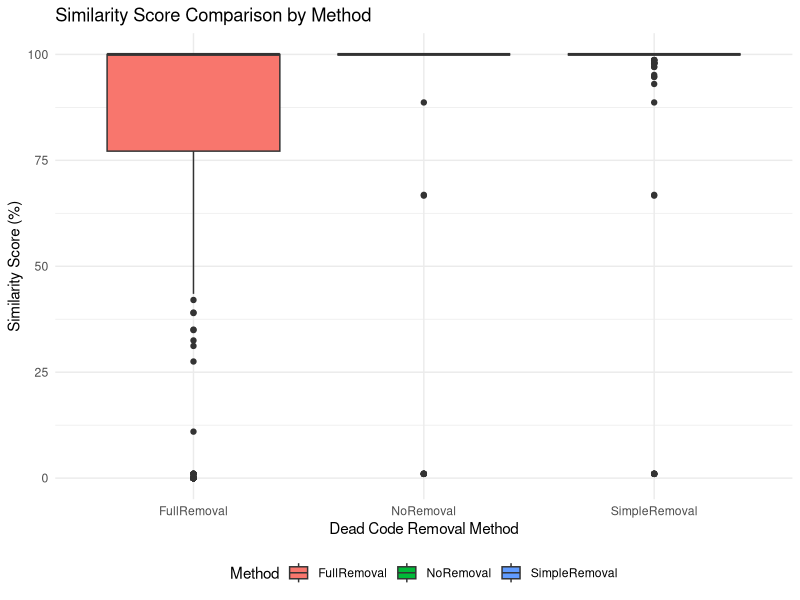
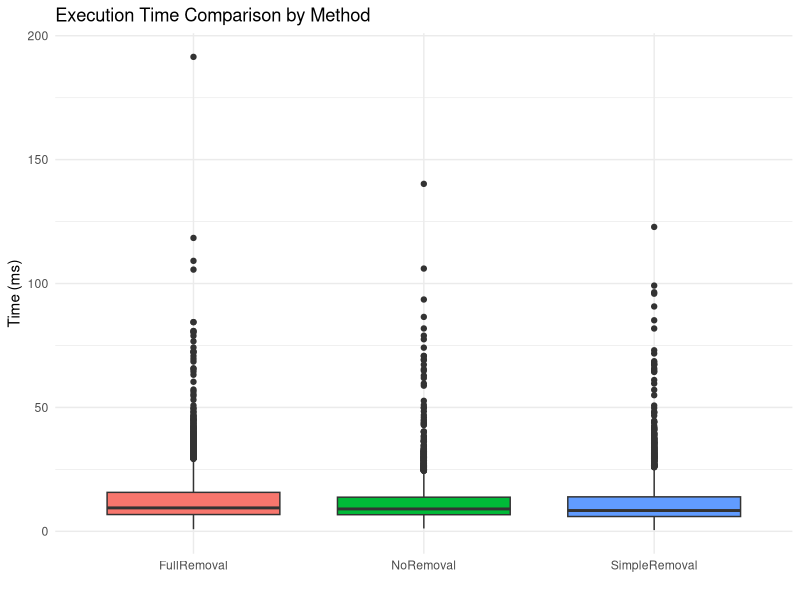
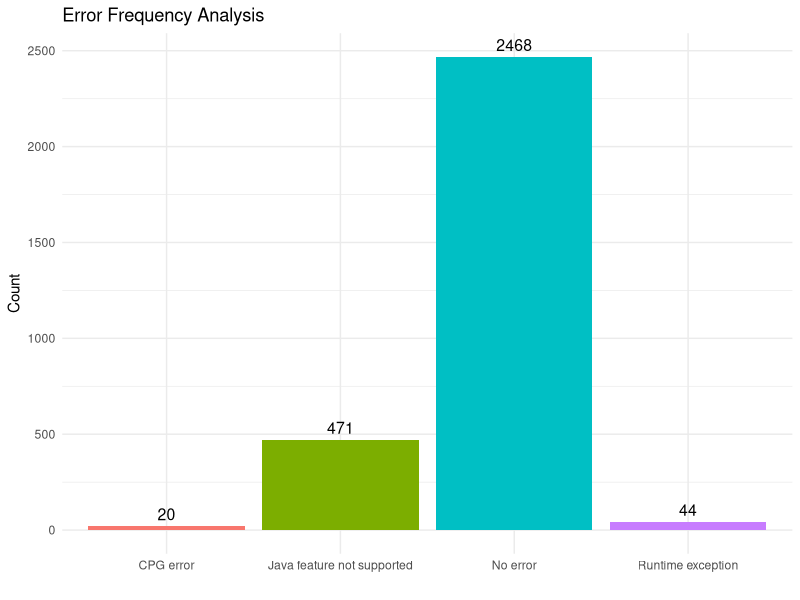
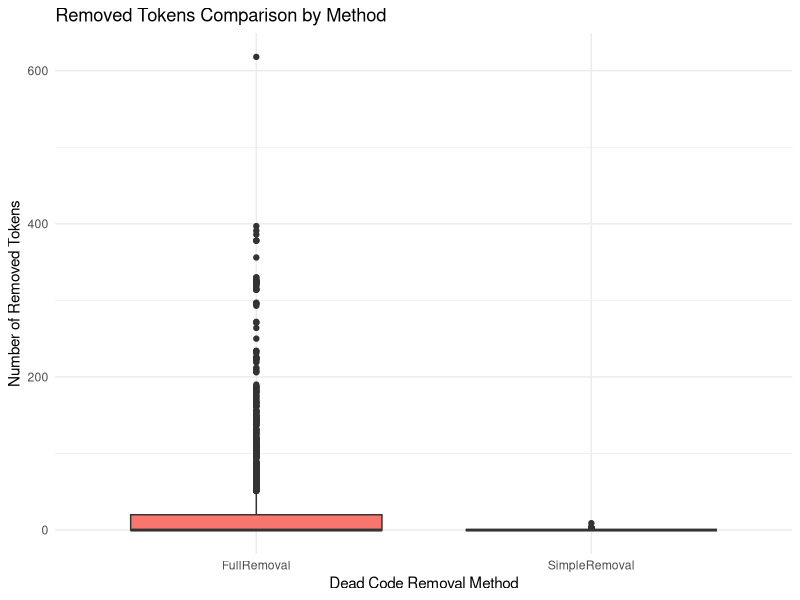
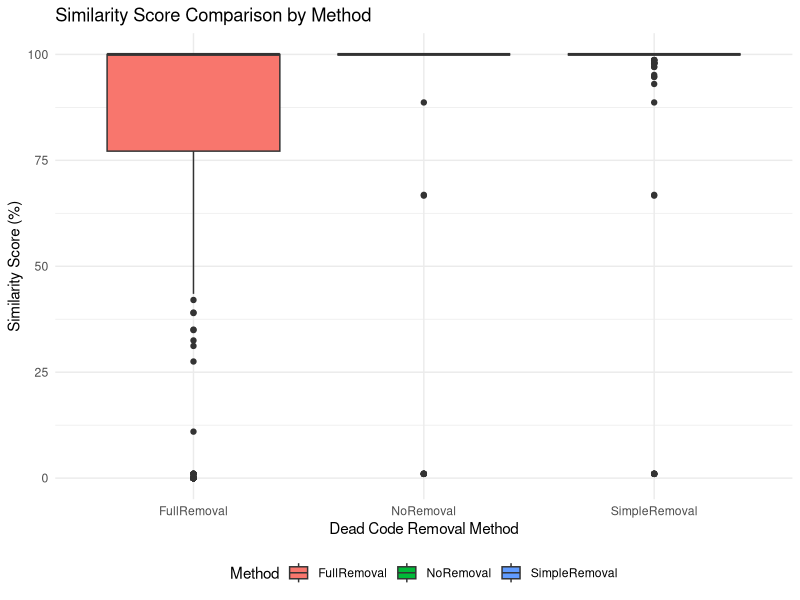
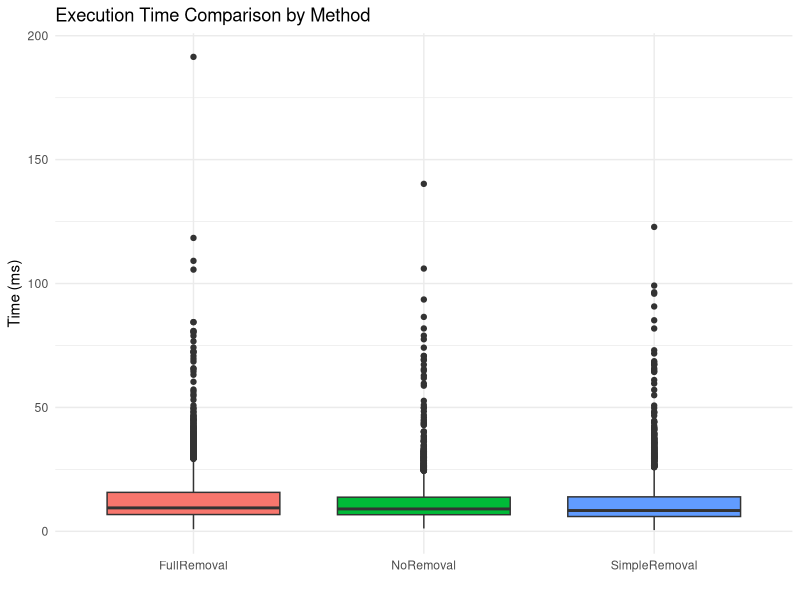
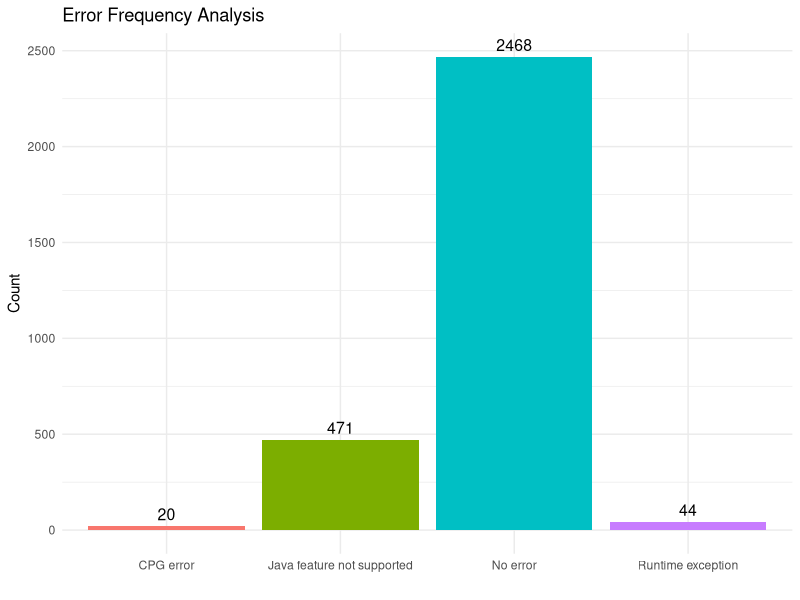
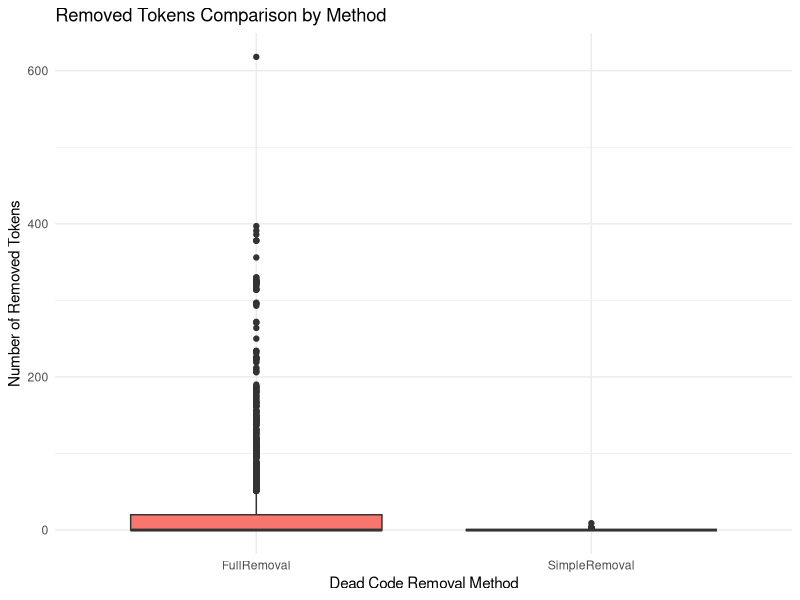

Write R code to recreate these figures, in order.
#@author Anthropic Claude Sonnet 4.5

# Load required libraries
library(ggplot2)
library(tidyr)
library(dplyr)

# Read the CSV file
data <- read.csv("results/Progpedia_deadcode_results_Standard.csv")
data1 <- read.csv("results/Progpedia_deadcode_results_Level1.csv")
data2 <- read.csv("results/Progpedia_deadcode_results_Level2.csv")

data %>% filter(RemovedFullTokens > 20) %>% count()


# 1. Box plots for similarity values (NoRemoval, SimpleRemoval, FullRemoval)
similarity_data <- data %>%
  select(FileName, NoRemoval, SimpleRemoval, FullRemoval) %>%
  pivot_longer(cols = c(NoRemoval, SimpleRemoval, FullRemoval),
               names_to = "Method",
               values_to = "Similarity")
# Create box plot for similarity
p1 <- ggplot(similarity_data, aes(x = Method, y = Similarity, fill = Method)) +
  geom_boxplot() +
  labs(title = "Similarity Score Comparison by Method",
       x = "Dead Code Removal Method",
       y = "Similarity Score (%)") +
  theme_minimal() +
  theme(legend.position = "bottom")



# 2. Box plots for execution times
time_data <- data %>%
  select(FileName, TimeNoRemoval.ms., TimeSimpleRemoval.ms., TimeFullRemoval.ms.) %>%
  pivot_longer(cols = starts_with("Time"),
               names_to = "Method",
               values_to = "Time") %>%
  mutate(Method = gsub("Time|.ms.", "", Method))

p2 <- ggplot(time_data, aes(x = Method, y = Time, fill = Method)) +
  geom_boxplot() +
  labs(title = "Execution Time Comparison by Method",
       x = "",
       y = "Time (ms)") +
  theme_minimal() +
  theme(legend.position = "none")




# 4. Bar plot for error frequencies
# Convert string "true"/"false" to logical TRUE/FALSE
data <- data %>%
  mutate(
    JavaLanguageFeatureNotSupported = as.logical(JavaLanguageFeatureNotSupported),
    CpgErrorException = as.logical(CpgErrorException),
    RuntimeException = as.logical(RuntimeException)
  )
error_summary <- data %>%
  summarise(JavaNotSupported = sum(JavaLanguageFeatureNotSupported),
            CpgErrors = sum(CpgErrorException),
            RuntimeErrors = sum(RuntimeException),
            NoErrors = sum(!JavaLanguageFeatureNotSupported & !CpgErrorException)) %>%
  pivot_longer(everything(), names_to = "ErrorType", values_to = "Count") %>%
  mutate(ErrorType = case_when(
    ErrorType == "JavaNotSupported" ~ "Java feature not supported",
    ErrorType == "CpgErrors" ~ "CPG error",
    ErrorType == "RuntimeErrors" ~ "Runtime exception",
    ErrorType == "NoErrors" ~ "No error",
    TRUE ~ ErrorType
  ))

p4 <- ggplot(error_summary, aes(x = ErrorType, y = Count, fill = ErrorType)) +
  geom_bar(stat = "identity") +
  geom_text(aes(label = Count), vjust = -0.5, size = 4) +
  labs(title = "Error Frequency Analysis",
       x = "",
       y = "Count") +
  theme_minimal() +
  theme(legend.position = "none")




# Display plots
print(p1)
print(p2)
print(p4)

# Save plots
#ggsave("similarity_boxplot.png", p1, width = 10, height = 6, dpi = 300)
#ggsave("time_boxplot.png", p2, width = 10, height = 6, dpi = 300)
#ggsave("error_frequency.png", p4, width = 8, height = 6, dpi = 300)
# Save plots as PDF
ggsave("similarity_boxplot.pdf", p1, width = 10, height = 6)
ggsave("time_boxplot.pdf", p2, width = 10, height = 6)
ggsave("error_frequency.pdf", p4, width = 8, height = 6)


# 6. Summary statistics table
summary_stats <- similarity_data %>%
  group_by(Method) %>%
  summarise(
    Mean = mean(Similarity, na.rm = TRUE),
    Median = median(Similarity, na.rm = TRUE),
    SD = sd(Similarity, na.rm = TRUE),
    Min = min(Similarity, na.rm = TRUE),
    Max = max(Similarity, na.rm = TRUE)
  )

print(summary_stats)


#7: Create box plot for removed tokens
removed_tokens_dataStandard <- data %>%
  select(FileName, RemovedSimpleTokens, RemovedFullTokens) %>%
  pivot_longer(cols = c(RemovedSimpleTokens, RemovedFullTokens),
               names_to = "Method",
               values_to = "RemovedTokens") %>%
  mutate(Method = case_when(
    Method == "RemovedSimpleTokens" ~ "SimpleRemoval",
    Method == "RemovedFullTokens" ~ "FullRemoval",
    TRUE ~ Method
  ))
removed_tokens_data_Level1 <- data1 %>%
  select(FileName, RemovedSimpleTokens, RemovedFullTokens) %>%
  pivot_longer(cols = c(RemovedSimpleTokens, RemovedFullTokens),
               names_to = "Method",
               values_to = "RemovedTokens") %>%
  mutate(Method = case_when(
    Method == "RemovedSimpleTokens" ~ "SimpleRemoval",
    Method == "RemovedFullTokens" ~ "FullRemoval",
    TRUE ~ Method
  ))
removed_tokens_data_Level2 <- data2 %>%
  select(FileName, RemovedSimpleTokens, RemovedFullTokens) %>%
  pivot_longer(cols = c(RemovedSimpleTokens, RemovedFullTokens),
               names_to = "Method",
               values_to = "RemovedTokens") %>%
  mutate(Method = case_when(
    Method == "RemovedSimpleTokens" ~ "SimpleRemoval",
    Method == "RemovedFullTokens" ~ "FullRemoval",
    TRUE ~ Method
  ))
p_tokens <- ggplot(removed_tokens_dataStandard, aes(x = Method, y = RemovedTokens, fill = Method)) +
  geom_boxplot() +
  labs(title = "Removed Tokens Comparison by Method",
       x = "Dead Code Removal Method",
       y = "Number of Removed Tokens") +
  theme_minimal() +
  theme(legend.position = "none")




print(p_tokens)
ggsave("removed_tokens_boxplot.pdf", p_tokens, width = 8, height = 6)






tokens_summary <- removed_tokens_dataStandard %>%
  group_by(Method) %>%
  summarise(
    Mean = mean(RemovedTokens, na.rm = TRUE),
    Median = median(RemovedTokens, na.rm = TRUE),
    SD = sd(RemovedTokens, na.rm = TRUE),
    Min = min(RemovedTokens, na.rm = TRUE),
    Max = max(RemovedTokens, na.rm = TRUE)
  )
print(tokens_summary)
